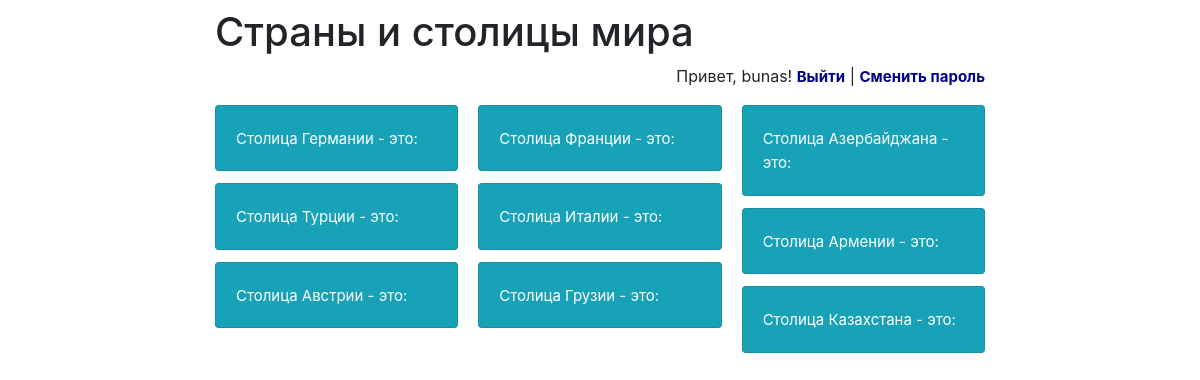
The page /geography/ (signed in) on the database its author committed.
### geography/models.py (models this page shows)
class Capital(models.Model):
    capital_text = models.CharField(max_length=255)
    pub_date = models.DateTimeField('date published')

### geography/views.py (the view)
# urls.py: path(r'', views.index, name='index'),
def index(request):
    message = None
    if "message" in request.GET:
        message = request.GET["message"]
    return render(
        request,
        "index.html",
        {
            "latest_geography":
                Capital.objects.order_by('-pub_date')[:100],
            "message": message
        }
    )

### templates/index.html (shortened to what this page needs)
{% extends 'base.html' %}
{% block main %}
    {% if latest_geography %}
        <div class="card-columns" >
        {% for capital in latest_geography %}
        <div class="card bg-info">
        <div class="card-body text-left">
                    <a href="/geography/{{ capital.id }}/"
                    style="text-decoration:none;color:white;font-size:15px">
                        {{ capital.capital_text }}
                    </a>
        </div>
        </div>
        {% endfor %}
         </div>
    {% else %}
        <p>Нет стран для проверки ваших знаний.</p>
    {% endif %}
{% endblock %}

### templates/base.html (shortened to what this page needs)
<!doctype html>
<html lang="en">
<head>
     <link rel="stylesheet" href="https://cdn.jsdelivr.net/npm/bootstrap@4.6.1/dist/css/bootstrap.min.css">
</head>
<body style="background:url(https://avatars.mds.yandex.net/i?id=f2e61ecd6a3b5af2cca3b9c22defcc52-5489111-images-thumbs&n=13);background-size:100%" >
<div class="container-fluid">
    <div class="row justify-content-center " >
        <div class="col-8">
            <h1 class="mt-2">Страны и столицы мира</h1>
            {% if user.is_authenticated %}
                <p class="text-right ">
                    Привет, {{ user.username }}!
                    <a href="/geography/logout"
                     style="text-decoration:none;color:darkblue;font-size:15px;font-weight:bold">Выйти</a> |
                    <a href="/geography/password-change"
                     style="text-decoration:none;color:darkblue;font-size:15px;font-weight:bold ">
                        Сменить пароль
                    </a>
                </p>
            {% endif %}
                    {% block main %}
                    {% endblock %}
        </div>
    </div>
</div>
</body>
</html>

### rows shown on the page
Capital: capital_text "Столица Германии - это:"
Capital: capital_text "Столица Турции - это:"
Capital: capital_text "Столица Австрии - это:"
Capital: capital_text "Столица Франции - это:"
Capital: capital_text "Столица Италии - это:"
Capital: capital_text "Столица Грузии - это:"
Capital: capital_text "Столица Азербайджана - это:"
Capital: capital_text "Столица Армении - это:"
Capital: capital_text "Столица Казахстана - это:"

### other values the page prints
{{ user.username }} "bunas"
